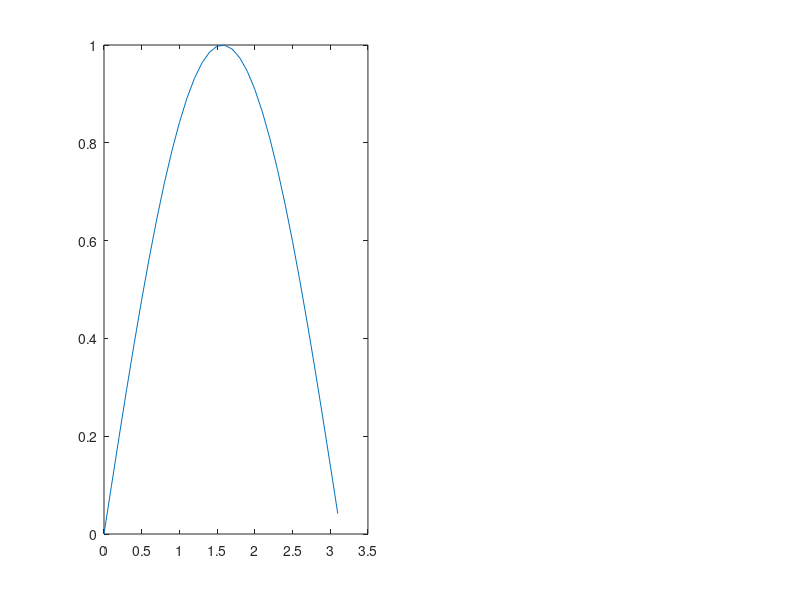

Write the MATLAB code that produced this figure. (Note: this script raises an error after producing the figure.)
%%%%%%%%%%%%%%%%%%%%%%%%%%%%%%%%%%%%%%%%%%%%%%%%%%%%%%%%%%%
%%%%%%%%%%%% Explicit solver heat equation %%%%%%%%%%%%%%%%
%%%%%%%%%%%%%%%%%%%%%%%%%%%%%%%%%%%%%%%%%%%%%%%%%%%%%%%%%%%
%
%   Goal: solve
%         u_t = k u_xx,  0<x<L, t>0
%         u(0,t) = 0, u(L,t) = 0
%         u(x,0) = f(x)
%
%   Method: Forward time, centered space finite differences
%
%
%
% Author: Matthew S. Mizuhara
% E-mail: mizuharm@tcnj.edu
% Institution: The College of New Jersey
% Date Created: Sep 2020
%
%
%%%%%%%%%%%%%%%%%%%%%%%%%%%%%%%%%%%%%%%%%%%%%%%%%%%%%%%%%%%

%%%%%%%%%%%%%%%%%%%%
%% Parameters
%%%%%%%%%%%%%%%%%%%%

    k = 3; %diffusion coefficient

    L = pi; %length of domain
    T = .2; %final time
    
    dx = .1; %space step
    dt = .001; %time step
    
    x = 0:dx:L;
    t = 0:dt:T;
    
%%%%%%%%%%%%%%%%%%%%%%%%%%%%%%%%%%%
%% Initial condition
%%%%%%%%%%%%%%%%%%%%%%%%%%%%%%%%%%%

    %f = -abs(x-1)+1;
     f = sin(x);   
%%%%%%%%%%%%%%%%%%%%%%%%%%%%%%%%%%%
%% Initialize u
%%%%%%%%%%%%%%%%%%%%%%%%%%%%%%%%%%%

    u = f';
    
%%%%%%%%%%%%%%%%%%%%%%%%%%%%%%%%%%%
%% Forward step matrix
%%%%%%%%%%%%%%%%%%%%%%%%%%%%%%%%%%%

    iterMat = diag((1-2*dt*k/(dx)^2)*ones(length(x),1));
    iterMat = iterMat +diag(dt*k/(dx)^2*ones(length(x)-1,1),1);
    iterMat = iterMat +diag(dt*k/(dx)^2*ones(length(x)-1,1),-1);
    
    iterMat(1,2) = 2*dt*k/(dx)^2;
    iterMat(end,end-1) =2*dt*k/(dx)^2;
    
    for i = 2:length(t)
        u(:,i) = iterMat*u(:,i-1);
    end
    
%%%%%%%%%%%%%%%%%%%%%%%%%%%%%%%%%%%%%%%
%% Plot solution
%%%%%%%%%%%%%%%%%%%%%%%%%%%%%%%%%%%%%%%
    
    [X,T] = meshgrid(x,t);
 
    fig=figure();

    set(fig, 'Position',  [100 206 1100 420])
       
    for i = 1:length(t)
        clf
        subplot(1,2,1)
        plot(x,u(:,i))
        a = gca;
        a.FontSize = 16;
        axis([0 L min(f) max(f)])
    
        subplot(1,2,2)
        hold on
        s=surf(X,T,u');
        s.EdgeColor = 'none';
        angle = 30+.05*i;
        view(angle,25)
        xlabel('x','interpreter','latex')
        ylabel('t','interpreter','latex')
        zlabel('u','interpreter','latex')
        plot3(x,t(i)*ones(length(x),1),u(:,i))
        a = gca;
        a.FontSize = 16;
        hold off
        pause(0)
    end